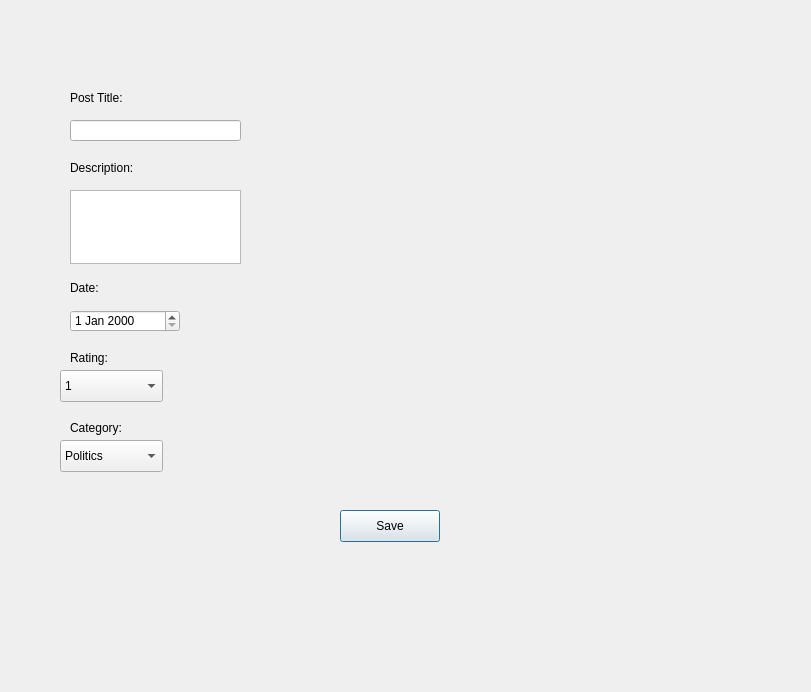
<?xml version="1.0" encoding="UTF-8"?>
<ui version="4.0">
 <class>editpost</class>
 <widget class="QDialog" name="editpost">
  <property name="geometry">
   <rect>
    <x>0</x>
    <y>0</y>
    <width>811</width>
    <height>692</height>
   </rect>
  </property>
  <property name="windowTitle">
   <string>Dialog</string>
  </property>
  <widget class="QLabel" name="label_3">
   <property name="geometry">
    <rect>
     <x>70</x>
     <y>280</y>
     <width>81</width>
     <height>16</height>
    </rect>
   </property>
   <property name="text">
    <string>Date:</string>
   </property>
  </widget>
  <widget class="QLabel" name="label_4">
   <property name="geometry">
    <rect>
     <x>70</x>
     <y>350</y>
     <width>81</width>
     <height>16</height>
    </rect>
   </property>
   <property name="text">
    <string>Rating:</string>
   </property>
  </widget>
  <widget class="QTextEdit" name="descedit">
   <property name="geometry">
    <rect>
     <x>70</x>
     <y>190</y>
     <width>171</width>
     <height>74</height>
    </rect>
   </property>
  </widget>
  <widget class="QPushButton" name="pushButton">
   <property name="geometry">
    <rect>
     <x>340</x>
     <y>510</y>
     <width>100</width>
     <height>32</height>
    </rect>
   </property>
   <property name="text">
    <string>Save</string>
   </property>
  </widget>
  <widget class="QDateEdit" name="dateEdit">
   <property name="geometry">
    <rect>
     <x>70</x>
     <y>310</y>
     <width>110</width>
     <height>22</height>
    </rect>
   </property>
  </widget>
  <widget class="QComboBox" name="comboBox_2">
   <property name="geometry">
    <rect>
     <x>60</x>
     <y>440</y>
     <width>103</width>
     <height>32</height>
    </rect>
   </property>
   <item>
    <property name="text">
     <string>Politics</string>
    </property>
   </item>
   <item>
    <property name="text">
     <string>Business</string>
    </property>
   </item>
   <item>
    <property name="text">
     <string>Technology</string>
    </property>
   </item>
   <item>
    <property name="text">
     <string>Health</string>
    </property>
   </item>
   <item>
    <property name="text">
     <string>Science</string>
    </property>
   </item>
   <item>
    <property name="text">
     <string>Entertainment</string>
    </property>
   </item>
   <item>
    <property name="text">
     <string>Sports</string>
    </property>
   </item>
  </widget>
  <widget class="QComboBox" name="comboBox">
   <property name="geometry">
    <rect>
     <x>60</x>
     <y>370</y>
     <width>103</width>
     <height>32</height>
    </rect>
   </property>
   <item>
    <property name="text">
     <string>1</string>
    </property>
   </item>
   <item>
    <property name="text">
     <string>2</string>
    </property>
   </item>
   <item>
    <property name="text">
     <string>3</string>
    </property>
   </item>
   <item>
    <property name="text">
     <string>4</string>
    </property>
   </item>
   <item>
    <property name="text">
     <string>5</string>
    </property>
   </item>
  </widget>
  <widget class="QLabel" name="label_5">
   <property name="geometry">
    <rect>
     <x>70</x>
     <y>420</y>
     <width>81</width>
     <height>16</height>
    </rect>
   </property>
   <property name="text">
    <string>Category:</string>
   </property>
  </widget>
  <widget class="QLabel" name="label">
   <property name="geometry">
    <rect>
     <x>70</x>
     <y>90</y>
     <width>81</width>
     <height>16</height>
    </rect>
   </property>
   <property name="text">
    <string>Post Title:</string>
   </property>
  </widget>
  <widget class="QLineEdit" name="titleedit">
   <property name="geometry">
    <rect>
     <x>70</x>
     <y>120</y>
     <width>171</width>
     <height>21</height>
    </rect>
   </property>
  </widget>
  <widget class="QLabel" name="label_2">
   <property name="geometry">
    <rect>
     <x>70</x>
     <y>160</y>
     <width>81</width>
     <height>16</height>
    </rect>
   </property>
   <property name="text">
    <string>Description:</string>
   </property>
  </widget>
 </widget>
 <resources/>
 <connections/>
</ui>
